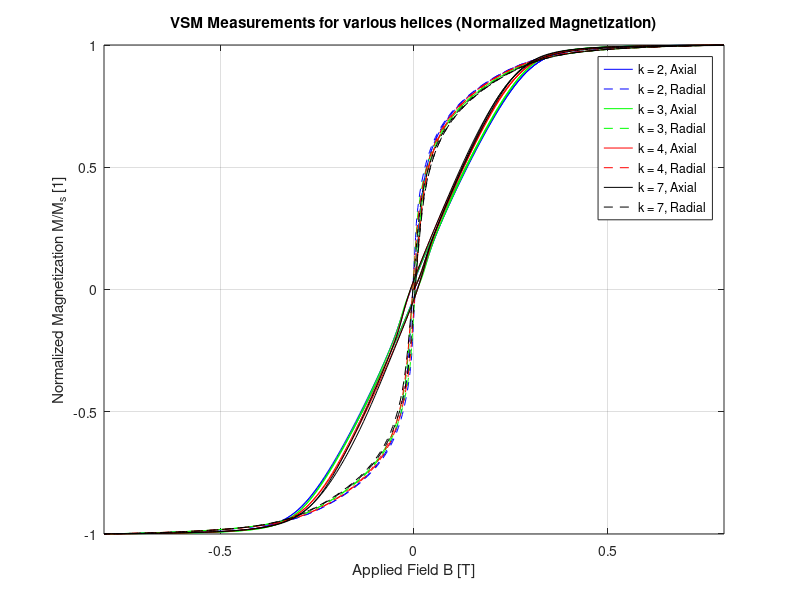

MATLAB code to generate this figure:
close all
clear all
clc

%% Raw

Helix_Data_Raw_2 = load('NiHelix_k2/Helix_Data_Raw');
Helix_Data_Raw_Struct_2 = Helix_Data_Raw_2.Helix_Data_Raw;
M_ax_ax_2 = Helix_Data_Raw_Struct_2.M_ax_ax;
M_rad_rad_2 = Helix_Data_Raw_Struct_2.M_rad_rad;

Helix_Data_Raw_3 = load('NiHelix_k3/Helix_Data_Raw');
Helix_Data_Raw_Struct_3 = Helix_Data_Raw_3.Helix_Data_Raw;
M_ax_ax_3 = Helix_Data_Raw_Struct_3.M_ax_ax;
M_rad_rad_3 = Helix_Data_Raw_Struct_3.M_rad_rad;

Helix_Data_Raw_4 = load('NiHelix_k4/Helix_Data_Raw');
Helix_Data_Raw_Struct_4 = Helix_Data_Raw_4.Helix_Data_Raw;
M_ax_ax_4 = Helix_Data_Raw_Struct_4.M_ax_ax;
M_rad_rad_4 = Helix_Data_Raw_Struct_4.M_rad_rad;

Helix_Data_Raw_7 = load('NiHelix_k7/Helix_Data_Raw');
Helix_Data_Raw_Struct_7 = Helix_Data_Raw_7.Helix_Data_Raw;
B_app = Helix_Data_Raw_Struct_7.B_app_ax;
M_ax_ax_7 = Helix_Data_Raw_Struct_7.M_ax_ax;
M_rad_rad_7 = Helix_Data_Raw_Struct_7.M_rad_rad;

plot(B_app,M_ax_ax_2,'b-',B_app,M_rad_rad_2,'b--',...
    B_app,M_ax_ax_3,'g-',B_app,M_rad_rad_3,'g--',...
    B_app,M_ax_ax_4,'r-',B_app,M_rad_rad_4,'r--',...
    B_app,M_ax_ax_7,'k-',B_app,M_rad_rad_7,'k--')

grid on
axis tight
xlabel('Applied Field H [Oe]')
ylabel('Magnetic moment m [memu]')
legend('k = 2, Axial','k = 2, Radial',...
    'k = 3, Axial','k = 3, Radial',...
    'k = 4, Axial','k = 4, Radial',...
    'k = 7, Axial','k = 7, Radial')
title('VSM Measurements for various helices (Magnetic Moment)')


%% Not Normalized

Helix_Data_2 = load('NiHelix_k2/Helix_Data');
Helix_Data_Struct_2 = Helix_Data_2.Helix_Data;
M_ax_ax_2 = Helix_Data_Struct_2.M_ax_ax;
M_rad_rad_2 = Helix_Data_Struct_2.M_rad_rad;

Helix_Data_3 = load('NiHelix_k3/Helix_Data');
Helix_Data_Struct_3 = Helix_Data_3.Helix_Data;
M_ax_ax_3 = Helix_Data_Struct_3.M_ax_ax;
M_rad_rad_3 = Helix_Data_Struct_3.M_rad_rad;

Helix_Data_4 = load('NiHelix_k4/Helix_Data');
Helix_Data_Struct_4 = Helix_Data_4.Helix_Data;
M_ax_ax_4 = Helix_Data_Struct_4.M_ax_ax;
M_rad_rad_4 = Helix_Data_Struct_4.M_rad_rad;

Helix_Data_7 = load('NiHelix_k7/Helix_Data');
Helix_Data_Struct_7 = Helix_Data_7.Helix_Data;
B_app = Helix_Data_Struct_7.B_app_ax;
M_ax_ax_7 = Helix_Data_Struct_7.M_ax_ax;
M_rad_rad_7 = Helix_Data_Struct_7.M_rad_rad;

plot(B_app,M_ax_ax_2,'b-',B_app,M_rad_rad_2,'b--',...
    B_app,M_ax_ax_3,'g-',B_app,M_rad_rad_3,'g--',...
    B_app,M_ax_ax_4,'r-',B_app,M_rad_rad_4,'r--',...
    B_app,M_ax_ax_7,'k-',B_app,M_rad_rad_7,'k--')

grid on
axis tight
xlabel('Applied Field B [T]')
ylabel('Magnetization M [A/m]')
legend('k = 2, Axial','k = 2, Radial',...
    'k = 3, Axial','k = 3, Radial',...
    'k = 4, Axial','k = 4, Radial',...
    'k = 7, Axial','k = 7, Radial')
title('VSM Measurements for various helices (Magnetization)')


%% Normalized

Helix_Data_2 = load('NiHelix_k2/Helix_Data_Normalized');
Helix_Data_Struct_2 = Helix_Data_2.Helix_Data_Normalized;
M_ax_ax_2 = Helix_Data_Struct_2.M_ax_ax;
M_rad_rad_2 = Helix_Data_Struct_2.M_rad_rad;

Helix_Data_3 = load('NiHelix_k3/Helix_Data_Normalized');
Helix_Data_Struct_3 = Helix_Data_3.Helix_Data_Normalized;
M_ax_ax_3 = Helix_Data_Struct_3.M_ax_ax;
M_rad_rad_3 = Helix_Data_Struct_3.M_rad_rad;

Helix_Data_4 = load('NiHelix_k4/Helix_Data_Normalized');
Helix_Data_Struct_4 = Helix_Data_4.Helix_Data_Normalized;
M_ax_ax_4 = Helix_Data_Struct_4.M_ax_ax;
M_rad_rad_4 = Helix_Data_Struct_4.M_rad_rad;

Helix_Data_7 = load('NiHelix_k7/Helix_Data_Normalized');
Helix_Data_Struct_7 = Helix_Data_7.Helix_Data_Normalized;
B_app = Helix_Data_Struct_7.B_app_ax;
M_ax_ax_7 = Helix_Data_Struct_7.M_ax_ax;
M_rad_rad_7 = Helix_Data_Struct_7.M_rad_rad;

plot(B_app,M_ax_ax_2,'b-',B_app,M_rad_rad_2,'b--',...
    B_app,M_ax_ax_3,'g-',B_app,M_rad_rad_3,'g--',...
    B_app,M_ax_ax_4,'r-',B_app,M_rad_rad_4,'r--',...
    B_app,M_ax_ax_7,'k-',B_app,M_rad_rad_7,'k--')

grid on
axis tight
xlabel('Applied Field B [T]')
ylabel('Normalized Magnetization M/M_s [1]')
legend('k = 2, Axial','k = 2, Radial',...
    'k = 3, Axial','k = 3, Radial',...
    'k = 4, Axial','k = 4, Radial',...
    'k = 7, Axial','k = 7, Radial')
title('VSM Measurements for various helices (Normalized Magnetization)')

